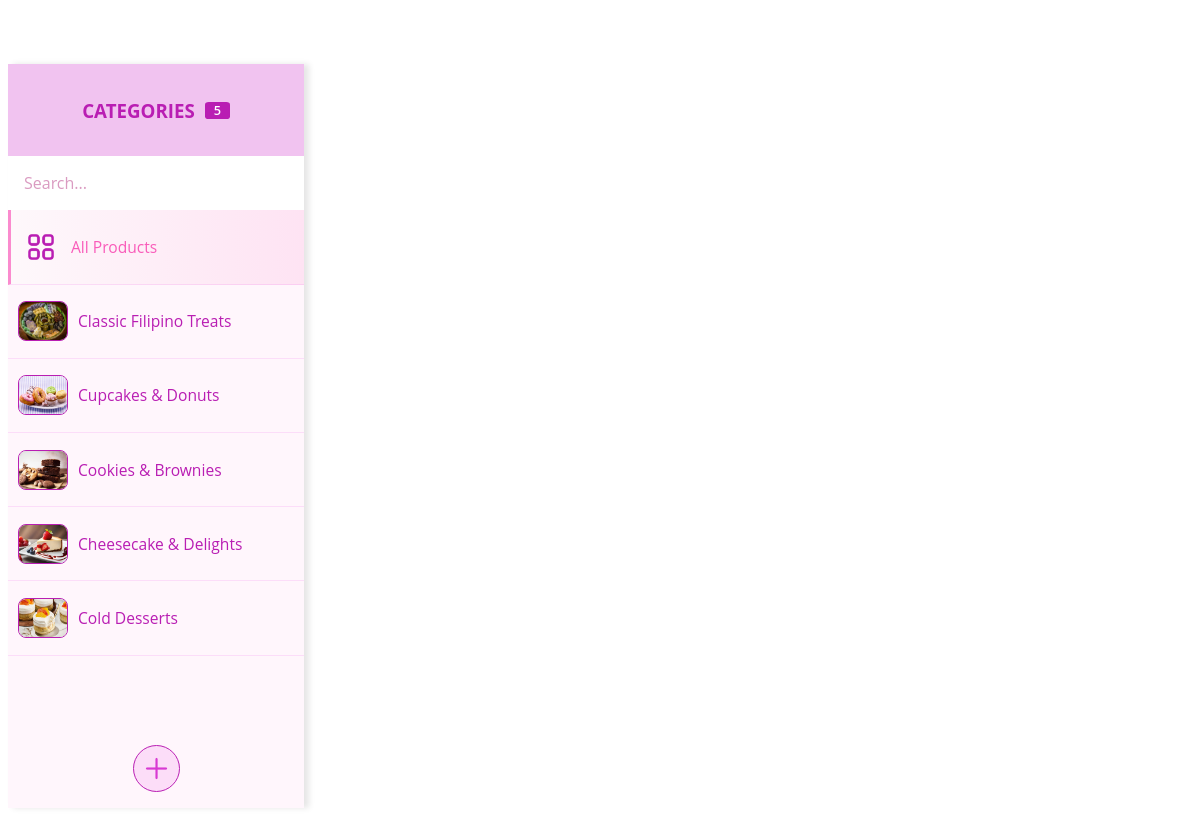
Page /PHP/admin-products.php on the committed database.
### tables this page shows
CREATE TABLE `tbl_categories` (
  `category_id` int(11) NOT NULL,
  `category_name` varchar(50) NOT NULL,
  `category_description` text NOT NULL,
  `category_image` varchar(255) NOT NULL
);

### PHP/admin-products.php (the view, shortened to what this page needs)
<div id="mother-div">
    <div id="customers-nav">
        <div id="tag-queries">
            <h3 style="color: #B91EB3;">Categories</h3>
            <?php
            $query = "SELECT COUNT(DISTINCT tbl_categories.category_id) AS user_count FROM tbl_categories";
            $result = mysqli_query($connection, $query);
            $userCount = 0;
            if ($result && $row = mysqli_fetch_assoc($result)) {
                $userCount = $row['user_count'];
            }
            ?>
            <p class="notif"><?php echo $userCount; ?></p>
        </div>
        <input type="text" name="search" id="search-query" placeholder="Search..." onInput="filterCategories(this.value)">
        <button id="all-products-btn" class="customer-id active" data-category="all">
            <img id="icon-all" src="../IMG/icon-all.png" alt="All">
            <h3>All Products</h3>
        </button>
        <?php
        $query = "SELECT * FROM tbl_categories";
        $result = mysqli_query($connection, $query);
        while ($row = mysqli_fetch_assoc($result)) {
            $imgURL = '../IMG/Categories/' . $row['category_image'];
        ?>
            <button class="customer-id" data-category="<?php echo $row['category_id']; ?>" data-name="<?php echo strtolower($row['category_name']); ?>">
                <img src="<?php echo $imgURL ?>" alt="<?php echo $row['category_name']; ?>">
                <h3><?php echo $row['category_name']; ?></h3>
            </button>
        <?php } ?>
        <button id="add-show"><img src="../IMG/icon-add.png" alt=""></button>
    </div>
    <div id="chat-box">
    </div>
</div>

### PHP/admin-products.php (style rules this page uses)
* { font-family: 'Open Sans'; color: #B91EB3; box-sizing: border-box; }
#mother-div { width: 100%; height: auto; display: flex; align-items: center; justify-content: center; flex-wrap: wrap; padding-top: 7vh; }
#customers-nav { width: 25%; max-height: 93vh; height: 93vh; overflow-x: hidden; overflow-y: auto; display: flex; align-items: flex-start; justify-content: flex-start; flex-direction: column; background-color: #fff6fc; box-shadow: 5px 0 6px rgba(0, 0, 0, 0.1); position: relative; }
#add-show { position: fixed; background-color: #e333dd20; border: 1px solid #B91EB3; border-radius: 50%; bottom: 3vh; padding: 5px; margin: 0; display: flex; justify-content: center; align-items: center; cursor: pointer; }
#add-show img { width: 35px; height: 35px; padding: 0; margin: 0; }
#customers-nav #search-query { width: 100%; padding: 2vh; font-size: 1rem; border: none; }
#customers-nav #search-query::placeholder { color: #da9bc1; }
#tag-queries { width: 100%; padding: 15px 10px; display: flex; align-items: center; justify-content: center; gap: 10px; background-color: #f1c3f0; cursor: default; color: #f95cba; text-transform: uppercase; user-select: none; }
.notif { width: 25px; display: flex; align-items: center; justify-content: center; height: 17px; font-weight: 600; font-size: 0.8rem; border-radius: 15%; color: white; background-color: #B91EB3; }
.customer-id { width: 100%; padding: 10px; display: flex; align-items: center; justify-content: flex-start; gap: 10px; background-color: transparent; border: none; border-bottom: 1px solid #e333dd20; cursor: pointer; color: #B91EB3; transition: opacity 0.3s ease, transform 0.3s ease; transform: scale(1); }
.customer-id.active { border-left: 3px solid rgb(250, 139, 206); background: linear-gradient(to right, rgb(254, 248, 251) 0%, rgb(254, 227, 243) 100%); }
.customer-id.active h3 { color: #f95cba; }
.customer-id img { width: 50px; height: 40px; border: 1px solid #B91EB3; border-radius: 1vh; }
.customer-id #icon-all { width: 40px; height: 40px; border: none; }
.customer-id h3 { font-weight: 500; }
#chat-box { width: 75%; max-height: 93vh; height: 93vh; overflow-y: auto; padding-top: 2vh; padding-bottom: 2vh; }

### rows in the picture
tbl_categories: category_image (picture), category_name "Classic Filipino Treats"
tbl_categories: category_image (picture), category_name "Cupcakes & Donuts"
tbl_categories: category_image (picture), category_name "Cookies & Brownies"
tbl_categories: category_image (picture), category_name "Cheesecake & Delights"
tbl_categories: category_image (picture), category_name "Cold Desserts"

### other values in the picture
$userCount "5"
